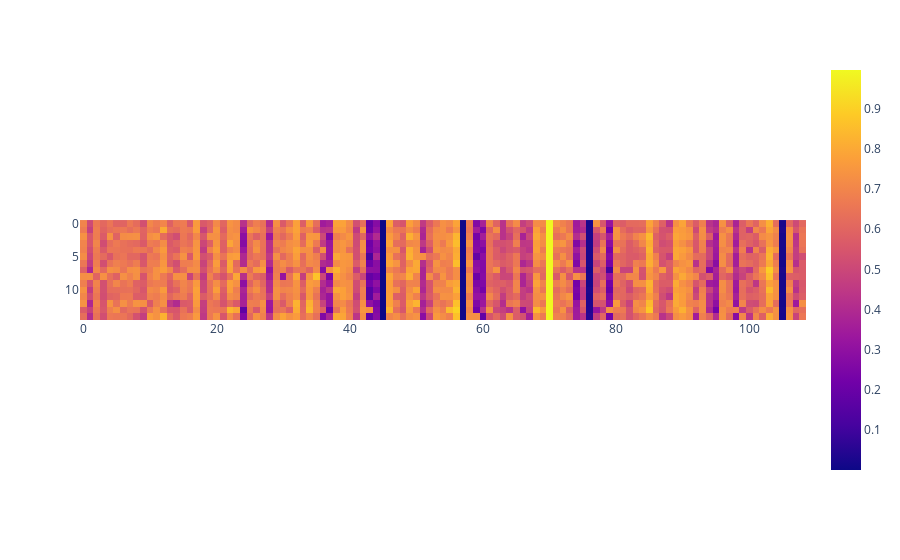

This figure's notebook cell:
### Code cell
px.imshow(model_predictions)

### Figure 1 — Plotly figure (JSON) as saved in the notebook; plotly's stock layout.template omitted (floating-point values rounded to 4 significant figures; data arrays with more than 128 entries replaced by an {"elided": "..."} marker saying what was removed)
{"data": [{"coloraxis": "coloraxis", "hovertemplate": "x: %{x}<br>y: %{y}<br>color: %{z}<extra></extra>", "name": "0", "type": "heatmap", "xaxis": "x", "yaxis": "y", "z": {"elided": "15x109 float values"}}], "layout": {"coloraxis": {"colorscale": [[0, "#0d0887"], [0.1111, "#46039f"], [0.2222, "#7201a8"], [0.3333, "#9c179e"], [0.4444, "#bd3786"], [0.5556, "#d8576b"], [0.6667, "#ed7953"], [0.7778, "#fb9f3a"], [0.8889, "#fdca26"], [1, "#f0f921"]]}, "margin": {"t": 60}, "xaxis": {"anchor": "y", "constrain": "domain", "domain": [0, 1], "scaleanchor": "y"}, "yaxis": {"anchor": "x", "autorange": "reversed", "constrain": "domain", "domain": [0, 1]}}}
